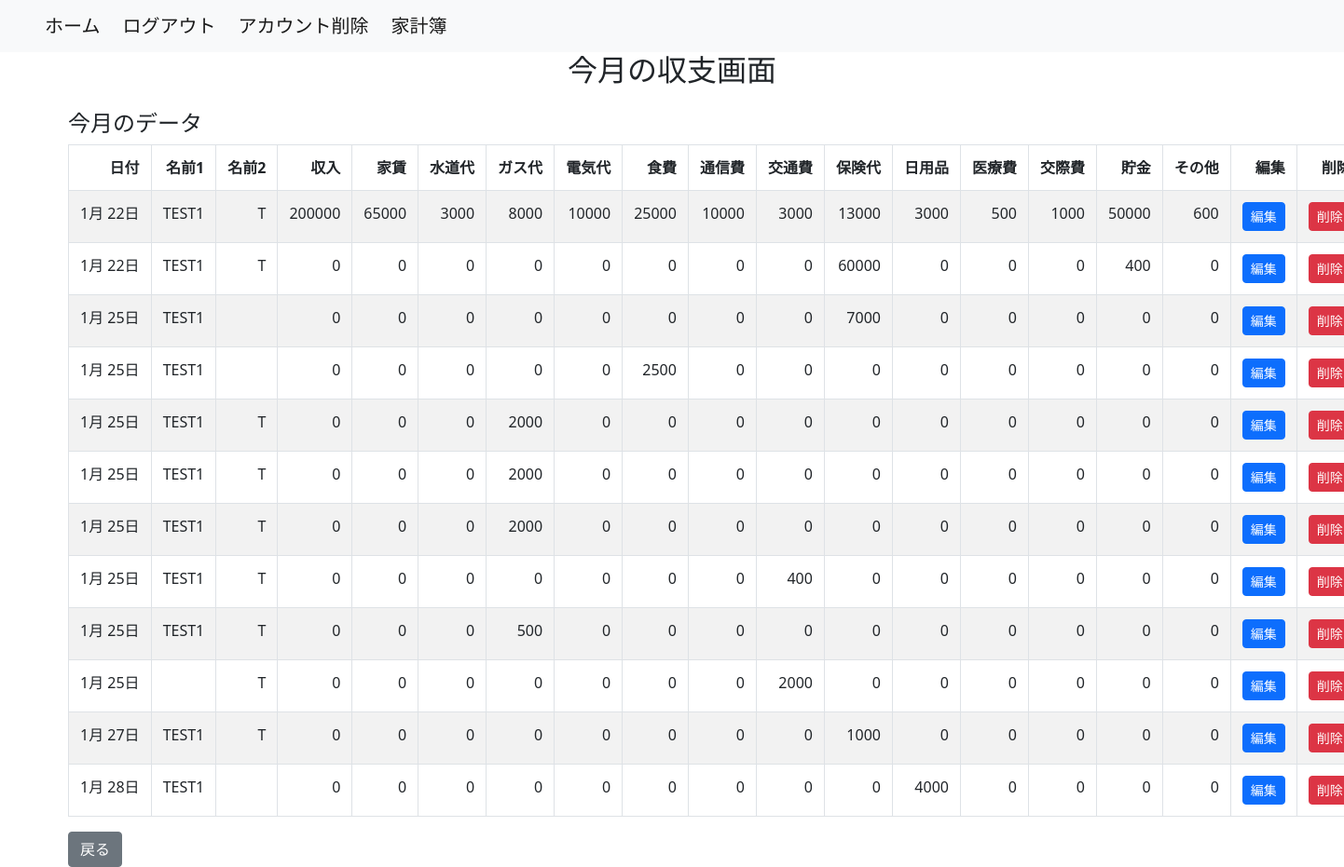
Page /household_budget/balance/ (signed in) on the committed database.
### household_budget/models.py (models this page shows)
class BalanceOfPayments(models.Model):
    user = models.ForeignKey(settings.AUTH_USER_MODEL, on_delete=models.CASCADE)
    event_date = models.DateField()
    name_1 = models.CharField(max_length=20, default='', null=True)
    name_2 = models.CharField(max_length=20, default='', null=True)
    income = models.IntegerField(default=0)
    rent = models.IntegerField(default=0)
    water_supply = models.IntegerField(default=0)
    gas = models.IntegerField(default=0)
    electricity = models.IntegerField(default=0)
    food_expenses = models.IntegerField(default=0)
    communication_expenses = models.IntegerField(default=0)
    transportation_expenses = models.IntegerField(default=0)
    insurance_fee = models.IntegerField(default=0)
    daily_necessities = models.IntegerField(default=0)
    medical_bills = models.IntegerField(default=0)
    entertainment_expenses = models.IntegerField(default=0)
    saving = models.IntegerField(default=0)
    add_item = models.IntegerField(default=0)
    class Meta:
        db_table = 'BalanceOfPayments'
        ordering = ['event_date']

### household_budget/views.py (the view)
# urls.py: path('balance/',BalanceOfPaymentsView.as_view(), name='balance'),
class BalanceOfPaymentsView(ListView):
    template_name = 'balance.html'
    model = BalanceOfPayments
    context_object_name = 'balance_list'
    @method_decorator(login_required)
    def dispatch(self, *args, **kwargs):
        return super().dispatch(*args, **kwargs)
    def get_queryset(self):
        return BalanceOfPayments.objects.filter(user=self.request.user)
    def get_context_data(self, **kwargs):
        context = super().get_context_data(**kwargs)
        context['now'] = datetime.now()
        last_month = datetime.now() - timedelta(days=datetime.now().day)
        context['last_month'] = last_month
        return context

### household_budget/templates/balance.html (shortened to what this page needs)
{% extends 'base.html' %}
{% block content %}
  <div class="container">
    <h2 class="text-center mb-4">今月の収支画面</h2>
    <h4>今月のデータ</h4>
    <table class="table table-striped table-bordered">
      <thead>
        <tr>
          <th>日付</th>
          <th>名前1</th>
          <th>名前2</th>
          <th>収入</th>
          <th>家賃</th>
          <th>水道代</th>
          <th>ガス代</th>
          <th>電気代</th>
          <th>食費</th>
          <th>通信費</th>
          <th>交通費</th>
          <th>保険代</th>
          <th>日用品</th>
          <th>医療費</th>
          <th>交際費</th>
          <th>貯金</th>
          <th>その他</th>
          <th>編集</th>
          <th>削除</th>
        </tr>
      </thead>
      <tbody>
      {% load humanize %}
        {% for balance in balance_list %}
          {% with balance_date=balance.event_date|date:"Y-m" %}
            {% if balance_date == now|date:"Y-m" %}
              <tr>
                <td>{{ balance.event_date | date:"n月 j日" }}</td>
                <td>{{ balance.name_1 }}</td>
                <td>{{ balance.name_2 }}</td>
                <td>{{ balance.income }}</td>
                <td>{{ balance.rent }}</td>
                <td>{{ balance.water_supply }}</td>
                <td>{{ balance.gas }}</td>
                <td>{{ balance.electricity }}</td>
                <td>{{ balance.food_expenses }}</td>
                <td>{{ balance.communication_expenses }}</td>
                <td>{{ balance.transportation_expenses }}</td>
                <td>{{ balance.insurance_fee }}</td>
                <td>{{ balance.daily_necessities }}</td>
                <td>{{ balance.medical_bills }}</td>
                <td>{{ balance.entertainment_expenses }}</td>
                <td>{{ balance.saving }}</td>
                <td>{{ balance.add_item }}</td>
                <td><a href="{% url 'household_budget:edit' balance.id %}" class="btn btn-primary btn-sm">編集</a></td>
                <td><a href="{% url 'household_budget:delete' balance.id %}" class="btn btn-danger btn-sm">削除</a></td>
              </tr>
            {% endif %}
          {% endwith %}
        {% endfor %}
      </tbody>
    </table>
    <div class="d-flex justify-content-start mt-3">
    <a href="{% url 'accounts:user' %}" class="btn btn-secondary ml-2">戻る</a>
    </div>
  </div>
{% endblock %}

### household_budget/templates/balance.html (style rules this page uses)
.table { width: 100%; max-width: 100%; margin-bottom: 1rem; border-collapse: collapse; }
.table th, .table td { padding: 0.75rem; vertical-align: top; border-top: 1px solid #dee2e6; text-align: center; text-align: right; }
.btn { padding: 0.375rem 0.75rem; font-size: 1rem; line-height: 1.5; border-radius: 0.25rem; }
.btn-sm { padding: 0.25rem 0.5rem; font-size: 0.875rem; }
.table th, .table td, .btn { white-space: nowrap; overflow: hidden; text-overflow: ellipsis; }

### rows in the picture
BalanceOfPayments: event_date "1月 22日", name_1 "TEST1", name_2 "T", income "200000", rent "65000", water_supply "3000", gas "8000", electricity "10000", food_expenses "25000", communication_expenses "10000", transportation_expenses "3000", insurance_fee "13000", daily_necessities "3000", medical_bills "500", entertainment_expenses "1000", saving "50000", add_item "600"
BalanceOfPayments: event_date "1月 22日", name_1 "TEST1", name_2 "T", income "0", rent "0", water_supply "0", gas "0", electricity "0", food_expenses "0", communication_expenses "0", transportation_expenses "0", insurance_fee "60000", daily_necessities "0", medical_bills "0", entertainment_expenses "0", saving "400", add_item "0"
BalanceOfPayments: event_date "1月 25日", name_1 "TEST1", income "0", rent "0", water_supply "0", gas "0", electricity "0", food_expenses "0", communication_expenses "0", transportation_expenses "0", insurance_fee "7000", daily_necessities "0", medical_bills "0", entertainment_expenses "0", saving "0", add_item "0"
BalanceOfPayments: event_date "1月 25日", name_1 "TEST1", income "0", rent "0", water_supply "0", gas "0", electricity "0", food_expenses "2500", communication_expenses "0", transportation_expenses "0", insurance_fee "0", daily_necessities "0", medical_bills "0", entertainment_expenses "0", saving "0", add_item "0"
BalanceOfPayments: event_date "1月 25日", name_1 "TEST1", name_2 "T", income "0", rent "0", water_supply "0", gas "2000", electricity "0", food_expenses "0", communication_expenses "0", transportation_expenses "0", insurance_fee "0", daily_necessities "0", medical_bills "0", entertainment_expenses "0", saving "0", add_item "0"
BalanceOfPayments: event_date "1月 25日", name_1 "TEST1", name_2 "T", income "0", rent "0", water_supply "0", gas "2000", electricity "0", food_expenses "0", communication_expenses "0", transportation_expenses "0", insurance_fee "0", daily_necessities "0", medical_bills "0", entertainment_expenses "0", saving "0", add_item "0"
BalanceOfPayments: event_date "1月 25日", name_1 "TEST1", name_2 "T", income "0", rent "0", water_supply "0", gas "2000", electricity "0", food_expenses "0", communication_expenses "0", transportation_expenses "0", insurance_fee "0", daily_necessities "0", medical_bills "0", entertainment_expenses "0", saving "0", add_item "0"
BalanceOfPayments: event_date "1月 25日", name_1 "TEST1", name_2 "T", income "0", rent "0", water_supply "0", gas "0", electricity "0", food_expenses "0", communication_expenses "0", transportation_expenses "400", insurance_fee "0", daily_necessities "0", medical_bills "0", entertainment_expenses "0", saving "0", add_item "0"
BalanceOfPayments: event_date "1月 25日", name_1 "TEST1", name_2 "T", income "0", rent "0", water_supply "0", gas "500", electricity "0", food_expenses "0", communication_expenses "0", transportation_expenses "0", insurance_fee "0", daily_necessities "0", medical_bills "0", entertainment_expenses "0", saving "0", add_item "0"
BalanceOfPayments: event_date "1月 25日", name_2 "T", income "0", rent "0", water_supply "0", gas "0", electricity "0", food_expenses "0", communication_expenses "0", transportation_expenses "2000", insurance_fee "0", daily_necessities "0", medical_bills "0", entertainment_expenses "0", saving "0", add_item "0"
BalanceOfPayments: event_date "1月 27日", name_1 "TEST1", name_2 "T", income "0", rent "0", water_supply "0", gas "0", electricity "0", food_expenses "0", communication_expenses "0", transportation_expenses "0", insurance_fee "1000", daily_necessities "0", medical_bills "0", entertainment_expenses "0", saving "0", add_item "0"
BalanceOfPayments: event_date "1月 28日", name_1 "TEST1", income "0", rent "0", water_supply "0", gas "0", electricity "0", food_expenses "0", communication_expenses "0", transportation_expenses "0", insurance_fee "0", daily_necessities "4000", medical_bills "0", entertainment_expenses "0", saving "0", add_item "0"
